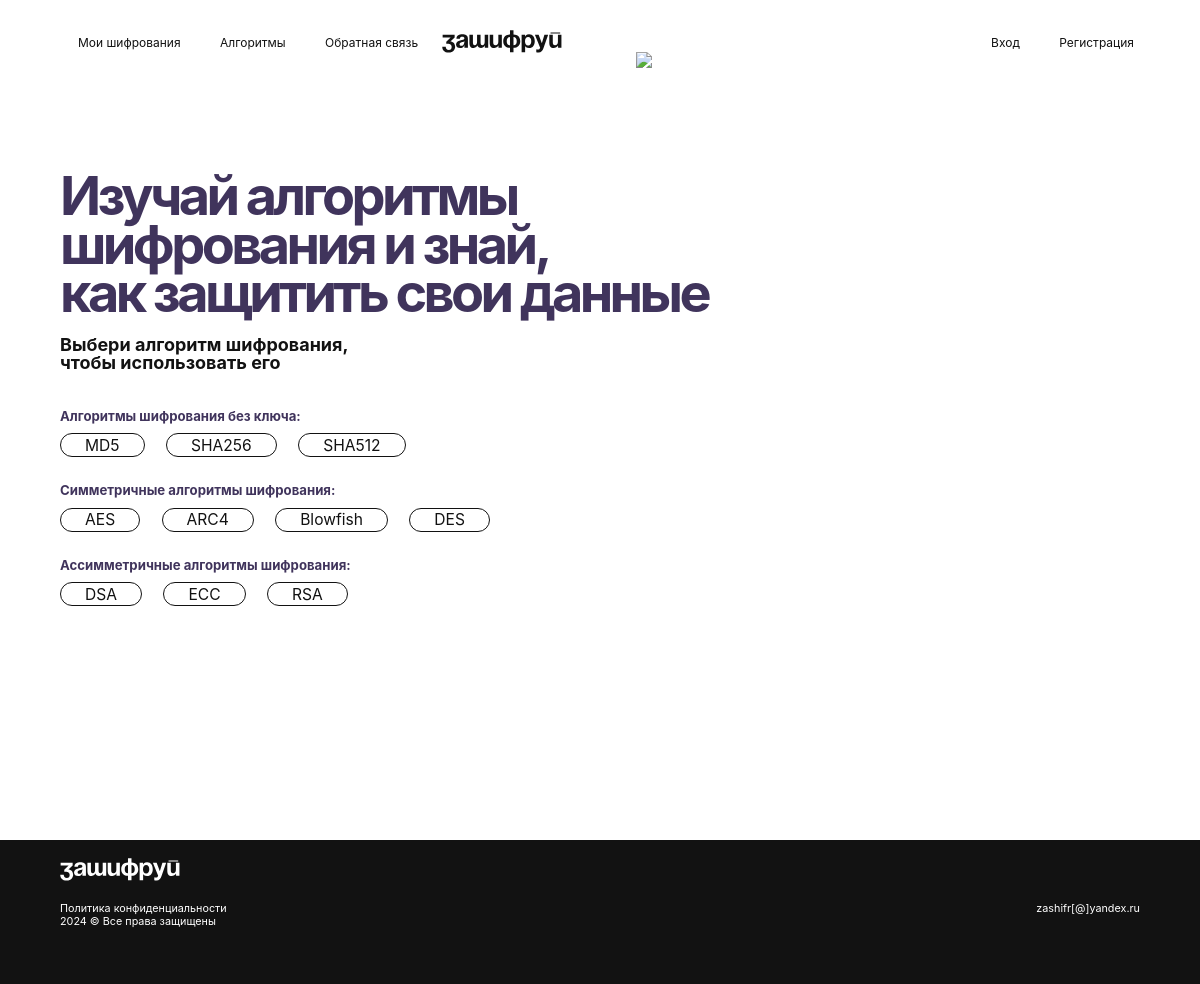
The page / on the database its author committed.
### main/models.py (models this page shows, shortened)
class Methods(models.Model):
    sort = models.CharField(max_length=2, blank=True, null=True, verbose_name='Сортировка')
    title = models.CharField(max_length=60, db_index=True, verbose_name='Название')
    description = models.TextField(verbose_name='Описание', blank=True, null=True)
    class Meta:
        ordering = ('sort', 'title',)
        verbose_name = 'Метод'
        verbose_name_plural = 'Методы'

class Algorithms(models.Model):
    sort = models.CharField(max_length=2, blank=True, null=True, verbose_name='Сортировка')
    active = models.BooleanField(default=True, verbose_name='Активен')
    method = models.ForeignKey(Methods, on_delete=models.CASCADE, related_name='Метод', verbose_name='Метод')
    title = models.CharField(max_length=60, verbose_name='Название')
    description = models.TextField(verbose_name='Описание', blank=True, null=True)
    created = models.DateTimeField(auto_now_add=True, db_index=True, verbose_name='Создан')
    class Meta:
        ordering = ('sort', 'title',)
        verbose_name = 'Алгоритм'
        verbose_name_plural = 'Алгоритмы'

### main/views.py (the view)
# urls.py: path('', index, name='index'),
@lru_cache(maxsize=20)
def index(request):
    methods = Methods.objects.all()
    algorithms = Algorithms.objects.filter(active=True)
    context = {'methods': methods, 'algorithms': algorithms}
    return render(request, 'main/index.html', context)

### templates/main/index.html (shortened to what this page needs)
{% extends 'layout/basic.html' %}
{% load static %}
{% block content %}
        <h1>Изучай алгоритмы <br />шифрования и знай, <br />как защитить свои данные</h1>
        <h2>Выбери алгоритм шифрования, <br />чтобы использовать его</h2>
        {% for method in methods %}
            <h3>{{ method.title }}:</h3>
            <ul class="alg">
            {% for algorithm in algorithms %}
                {% if method.id == algorithm.method_id %} <li><a href="algorithms/{{ algorithm.title|lower }}">{{ algorithm.title }}</a></li> {% endif %}
            {% endfor %}
            </ul>
        {% endfor %}
{% endblock %}

### templates/layout/basic.html (shortened to what this page needs)
<!DOCTYPE html>
{% load static %}
<html lang="ru">
<head>
    <link href="{% static 'style.css' %}" rel="stylesheet" type="text/css" />
</head>
<body>
<div class="content">
<header>
    <div>
    <ul>
        {% if user.is_authenticated %}
            <li><a href="{% url 'main:encrypts' %}">Мои шифрования</a></li>
        {% else %}
            <li><a href="{% url 'main:uncrypts' %}">Мои шифрования</a></li>
        {% endif %}
        <li><a href="{% url 'main:index' %}">Алгоритмы</a></li>
        <li><a href="{% url 'main:contacts' %}">Обратная связь</a></li>
    </ul>
    <a href="{% url 'main:index' %}"></a>
    <ul class="align-right">
        {% if user.is_authenticated %}
            <li class="logout">
                <a href="{% url 'main:profile' %}">Привет, {% firstof user.first_name user.username %}!</a>
                <form method="post" action="{% url 'main:logout' %}">
                    {% csrf_token %}
                    <button type="submit"><svg xmlns="http://www.w3.org/2000/svg" viewBox="0 0 512 512" xml:space="preserve"><path d="M283.695,269.759H93.422c-7.598,0-13.759-6.16-13.759-13.759s6.161-13.759,13.759-13.759h190.272 c7.598,0,13.759,6.16,13.759,13.759S291.293,269.759,283.695,269.759z"/><polygon points="108.102,310.468 13.759,256 108.102,201.531 "/><g><path d="M108.1,324.228c-2.376,0-4.751-0.614-6.88-1.844L6.88,267.916C2.623,265.458,0,260.916,0,256 c0-4.916,2.623-9.458,6.88-11.916l94.341-54.468c4.257-2.457,9.502-2.457,13.759,0s6.88,6.999,6.88,11.916v108.937 c0,4.916-2.623,9.458-6.88,11.916C112.853,323.613,110.476,324.228,108.1,324.228z M41.278,256l53.063,30.637v-61.273L41.278,256z" /><path d="M318.791,449.21c-39.331,0-77.184-11.713-109.465-33.875c-32.183-22.093-56.646-53.056-70.745-89.54 c-1.635-4.232-1.079-8.999,1.486-12.74c2.566-3.743,6.811-5.978,11.349-5.978h62.837c7.598,0,13.759,6.16,13.759,13.759 s-6.161,13.759-13.759,13.759h-41.431c28.58,53.51,83.887,87.097,145.969,87.097c91.361,0,165.69-74.329,165.69-165.691 S410.153,90.309,318.791,90.309c-62.082,0-117.389,33.588-145.969,87.097h34.047c16.749-23.777,40.858-41.779,68.637-51.088 c14.006-4.695,28.569-7.074,43.284-7.074c75.408,0,136.757,61.349,136.757,136.757s-61.349,136.757-136.757,136.757 c-14.713,0-29.274-2.379-43.279-7.072c-7.206-2.415-11.09-10.212-8.675-17.418c2.415-7.206,10.209-11.089,17.418-8.675 c11.179,3.747,22.799,5.647,34.536,5.647c60.233,0,109.238-49.004,109.238-109.238s-49.004-109.238-109.238-109.238 c-11.738,0-23.359,1.9-34.54,5.647c-24.196,8.11-44.906,24.453-58.312,46.019c-2.511,4.04-6.931,6.496-11.686,6.496h-62.838 c-4.538,0-8.783-2.236-11.349-5.978c-2.565-3.743-3.122-8.509-1.486-12.74c14.099-36.484,38.562-67.447,70.745-89.54 C241.607,74.505,279.46,62.79,318.791,62.79C425.327,62.79,512,149.464,512,256S425.327,449.21,318.791,449.21z"/></g></svg></button>
                </form>
            </li>
        {% else %}
            <li><a href="{% url 'main:login' %}">Вход</a></li>
            <li><a href="{% url 'main:register' %}">Регистрация</a></li>
        {% endif %}
    </ul>
    </div>
</header>
<section>
    <article>
    {% block content %}{% endblock %}
    </article>
    <img class="bg" src="{% static 'bg.png' %}" />
</section>
</div>
<footer>
    <div class="dtable">
        <div class="drow">
            <div class="dcell dleft">
                <a href="{% url 'main:index' %}"></a>
                <p><a href="/pages/privacy" class="wht">Политика конфиденциальности</a><br />2024 © Все права защищены</p>
            </div>
            <div class="dcell drght">
                <br />zashifr[@]yandex.ru
            </div>
        </div>
    </div>
</footer>
</body>
</html>

### static/style.css (style rules this page uses)
:root { --color-drk: #121212; --color-drk-50: #12121270; --color-gry: #4e4e4e; --color-pur: #40345c; --color-fil: #8e76b0; --color-lgr: #999; --color-wht: #fff; --color-red: #dc2f3b; --font-txt: 'Inter'; }
::placeholder { color: #40345c; }
* { margin: 0; padding: 0; }
body { font-family: var(--font-txt); color: var(--color-drk); background-size: auto 80%; letter-spacing: 0vw; }
h1, h2, h3 { font-family: var(--font-tit); }
p { font-family: var(--font-txt); }
div.dtable { display: table; width: 90%; margin: auto; }
div.dtable div.drow { display: table-row; }
div.dtable div.dcell { display: table-cell; }
div.dtable div.dleft { text-align: left; }
div.dtable div.drght { text-align: right; }
a:link, a:visited { color: var(--color-drk); text-decoration: none; }
a.wht:link, a.wht:visited { color: var(--color-wht); text-decoration: none; }
.align-right { text-align: right; }
div.content { position: relative; min-height: 100vh; }
header, footer, section { display: block; width: 100%; font-size: 1vw; }
header { z-index: 3; height: 8vh; margin-top: 2vw; }
header div { position: relative; width: 90%; margin: auto; display: flex; justify-content: space-between; align-items: center; }
header svg { width: 10vw; fill: var(--color-drk); }
header ul { width: 40%; white-space: nowrap; }
header ul li { display: inline-block; margin: 0 1vw; list-style-type: none; white-space: nowrap; }
header a:link, header a:visited { color: var(--color-drk); text-decoration: none; display: block; width: 100%; padding: 0.5vw 0.5vw; }
img.bg { z-index: -1; position: absolute; right: 0; top: -10vw; width: 47vw; }
section { position: relative; min-height: 80vh; margin-top: 9vw; }
section article { width: 60%; display: block; margin: 5vw auto 6vw 5vw; }
section article h1, section article h2, section article h3 { font-family: var(--font-txt); }
section article h1, section article h3 { color: var(--color-pur); }
section article h1 { font-size: 4.5vw; line-height: 90%; letter-spacing: -0.3vw; margin-bottom: -1.5vw; }
section article h2 { color: var(--color-drk); font-size: 1.5vw; line-height: 100%; margin: 3vw 0; }
section article h3 { font-size: 1.1em; margin: 1vh 0; letter-spacing: 0vw; }
section article ul.alg { margin-bottom: 2vw; }
section article ul.alg li { font-size: 1.3vw; display: inline-block; margin: 0.1vw 1.5vw 0.1vw 0; list-style-type: none; border: solid 1px var(--color-drk); padding: 0.2vh 2vw; border-radius: 8vw; }
footer { font-size: 0.9vw; z-index: 3; position: relative; height: 12vw; background: var(--color-drk); color: var(--color-wht); }
footer svg { fill: var(--color-wht); width: 10vw; margin: 1.5vw 0; }
footer div.dtable { margin: 2vh auto; }

### rows shown on the page
Methods: title "Алгоритмы шифрования без ключа"
Algorithms: title "MD5"
Algorithms: title "SHA256"
Algorithms: title "SHA512"
Methods: title "Симметричные алгоритмы шифрования"
Algorithms: title "AES"
Algorithms: title "ARC4"
Algorithms: title "Blowfish"
Algorithms: title "DES"
Methods: title "Ассимметричные алгоритмы шифрования"
Algorithms: title "DSA"
Algorithms: title "ECC"
Algorithms: title "RSA"
